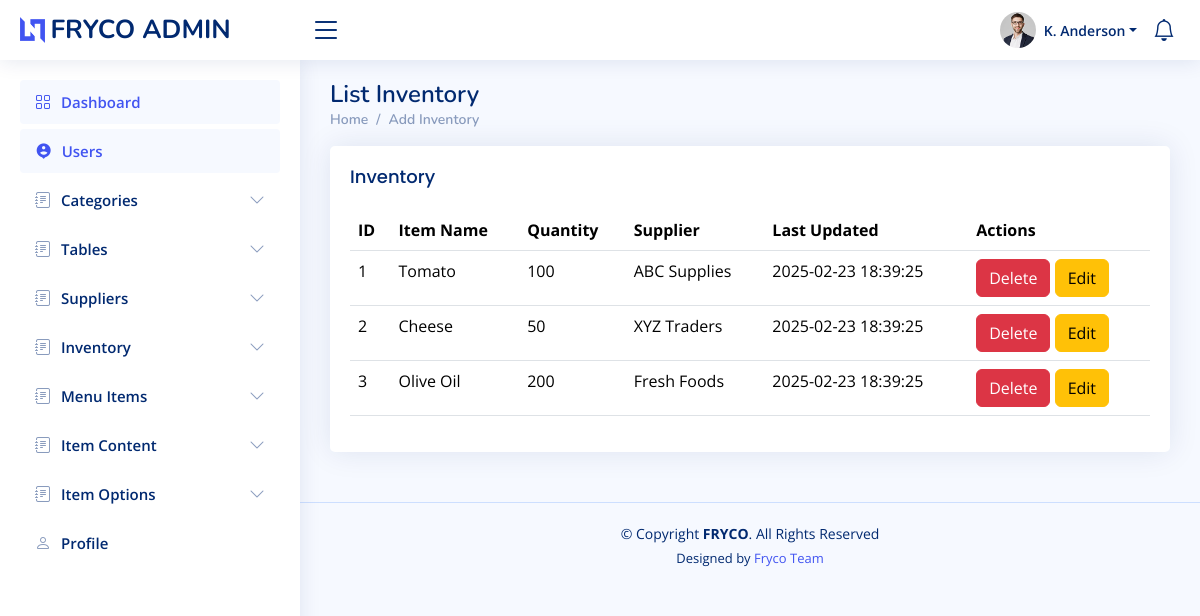
/views/staff/listinventory.php, run on the app's committed database.
### tables this page shows
CREATE TABLE `inventory` (
    id INT PRIMARY KEY AUTO_INCREMENT,
    item_name VARCHAR(255) NOT NULL,
    quantity INT NOT NULL CHECK (quantity >= 0),
    supplier_id INT,
    last_updated TIMESTAMP DEFAULT CURRENT_TIMESTAMP ON UPDATE CURRENT_TIMESTAMP,
    FOREIGN KEY (supplier_id) REFERENCES suppliers(id) ON DELETE SET NULL
);

CREATE TABLE `suppliers` (
    id INT PRIMARY KEY AUTO_INCREMENT,
    supplier_name VARCHAR(255) NOT NULL,
    email VARCHAR(255) NOT NULL UNIQUE,
    phone VARCHAR(20) NOT NULL,
    created_at TIMESTAMP DEFAULT CURRENT_TIMESTAMP
);

### controllers/InventoryController.php (called while the page is built, shortened)
<?php
require_once '../../models/Inventory.php';
require_once '../../config/db.php';
class InventoryController {
    private $inventory;
    public function __construct() {
        $database = new Database();
        $this->db = $database->connect();
        $this->inventory = new Inventory($this->db);
    }
    public function select() {
        return $this->inventory->select();
    }
}
?>

### config/db.php (called while the page is built, shortened)
<?php
class Database {
    private $host = "localhost";
    private $db_name = "fryco";
    private $username = "mk";
    private $password = "221999@mk";
    public function connect() {
        $this->conn = null;
        try {
            $dsn = "mysql:host=" . $this->host . ";port=" . ";dbname=" . $this->db_name;
            $this->conn = new PDO($dsn, $this->username, $this->password);
            $this->conn->setAttribute(PDO::ATTR_ERRMODE, PDO::ERRMODE_EXCEPTION);
        } catch (PDOException $exception) {
            die("Database connection error: " . $exception->getMessage());
        }
        return $this->conn;
    }
}
?>

### models/Inventory.php (called while the page is built, shortened)
<?php
class Inventory {
    private $conn;
    public function __construct($db) {
        $this->conn = $db;
    }
    public function select() {
        $selectQuery = "
            SELECT inventory.*, suppliers.supplier_name
            FROM inventory
            LEFT JOIN suppliers ON inventory.supplier_id = suppliers.id
        ";
        $stmt = $this->conn->prepare($selectQuery);
        $stmt->execute();
        return $stmt->fetchAll(PDO::FETCH_ASSOC);
    }
}
?>

### views/staff/listinventory.php (the view, shortened to what this page needs)
<?php
require_once "shared/navbar.php";
require_once '../../controllers/InventoryController.php';
$inventoryController = new InventoryController();
$inventory = $inventoryController->select();
?>
<main id="main" class="main">
    <div class="pagetitle">
        <h1>List Inventory</h1>
        <nav>
            <ol class="breadcrumb">
                <li class="breadcrumb-item"><a href="dashboard.php">Home</a></li>
                <li class="breadcrumb-item active"><a href="addinventory.php">Add Inventory</a></li>
            </ol>
        </nav>
    </div>
    <section class="section">
        <div class="row">
            <div class="col-lg-12">
                <div class="card">
                    <div class="card-body">
                        <h5 class="card-title">Inventory</h5>
                        <table class="table datatable">
                            <thead>
                                <tr>
                                    <th>ID</th>
                                    <th>Item Name</th>
                                    <th>Quantity</th>
                                    <th>Supplier</th>
                                    <th>Last Updated</th>
                                    <th>Actions</th>
                                </tr>
                            </thead>
                            <tbody>
                                <?php foreach ($inventory as $item): ?>
                                    <tr>
                                        <td><?= $item['id'] ?></td>
                                        <td><?= $item['item_name'] ?></td>
                                        <td><?= $item['quantity'] ?></td>
                                        <td><?= $item['supplier_name'] ?? 'N/A' ?></td>
                                        <td><?= $item['last_updated'] ?></td>
                                        <td>
                                            <a href="?delete=<?= $item['id']; ?>" class="btn btn-danger">Delete</a>
                                            <a href="editinventory.php?edit=<?= $item['id']; ?>" class="btn btn-warning">Edit</a>
                                        </td>
                                    </tr>
                                <?php endforeach; ?>
                            </tbody>
                        </table>
                    </div>
                </div>
            </div>
        </div>
    </section>
</main>
<?php
require_once "shared/footer.php";
?>

### views/staff/assets/css/style.css (style rules this page uses)
:root { scroll-behavior: smooth; }
body { font-family: "Open Sans", sans-serif; background: #f6f9ff; color: #444444; }
a { color: #4154f1; text-decoration: none; }
h1, h2, h3, h4, h5, h6 { font-family: "Nunito", sans-serif; }
#main { margin-top: 60px; padding: 20px 30px; transition: all 0.3s; }
.pagetitle { margin-bottom: 10px; }
.pagetitle h1 { font-size: 24px; margin-bottom: 0; font-weight: 600; color: #012970; }
.card { margin-bottom: 30px; border: none; border-radius: 5px; box-shadow: 0px 0 30px rgba(1, 41, 112, 0.1); }
.card-title { padding: 20px 0 15px 0; font-size: 18px; font-weight: 500; color: #012970; font-family: "Poppins", sans-serif; }
.card-body { padding: 0 20px 20px 20px; }
.breadcrumb { font-size: 14px; font-family: "Nunito", sans-serif; color: #899bbd; font-weight: 600; }
.breadcrumb a { color: #899bbd; transition: 0.3s; }
.breadcrumb .breadcrumb-item::before { color: #899bbd; }
.breadcrumb .active { color: #51678f; font-weight: 600; }
@media (min-width: 1200px) { #main, #footer { margin-left: 300px; } }

### data on the page
inventory: id "1", item_name "Tomato", quantity "100", supplier.supplier_name "ABC Supplies", last_updated "2025-02-23 18:39:25"
inventory: id "2", item_name "Cheese", quantity "50", supplier.supplier_name "XYZ Traders", last_updated "2025-02-23 18:39:25"
inventory: id "3", item_name "Olive Oil", quantity "200", supplier.supplier_name "Fresh Foods", last_updated "2025-02-23 18:39:25"
